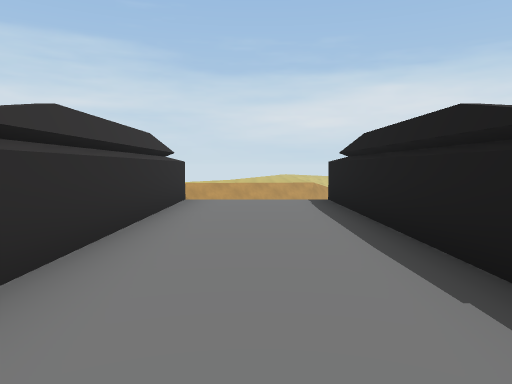
View 1 (above)

13 first-person views from a walk through a scene from a Unity 3-D project. The camera is 1.4 m above the floor, tilts 4° down and sees 70° across. The floor is counted in squares, 2 m on a side. Each view is taken from the middle of a square. On the plan, view 1 faces up. The plan holds only what a view shows up to about 11 squares ahead; the rest is blank. The place goes on beyond the plan. The player is left out. Some animated figures are left out. Some surface patterns are stand-ins.

View 2
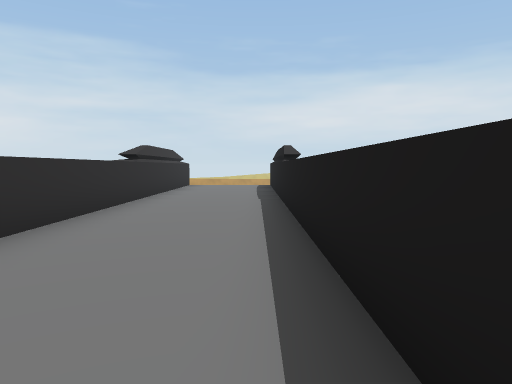

View 3
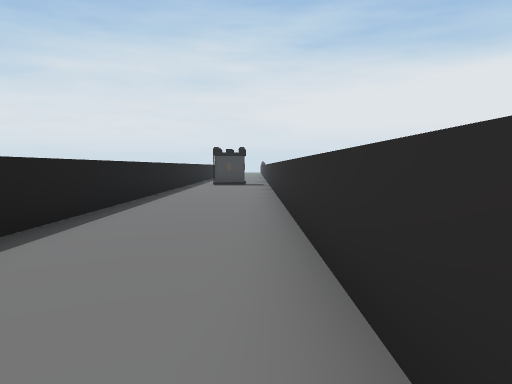

View 4
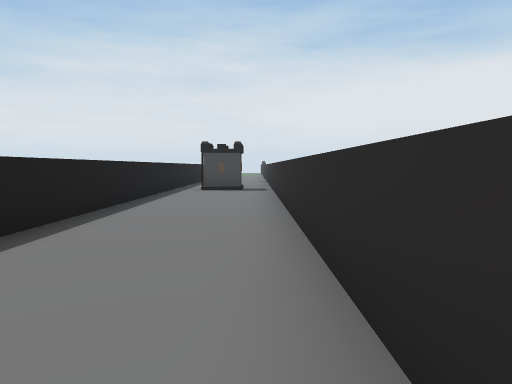

View 5
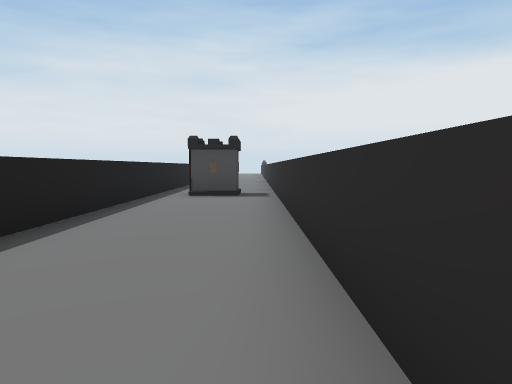

View 6
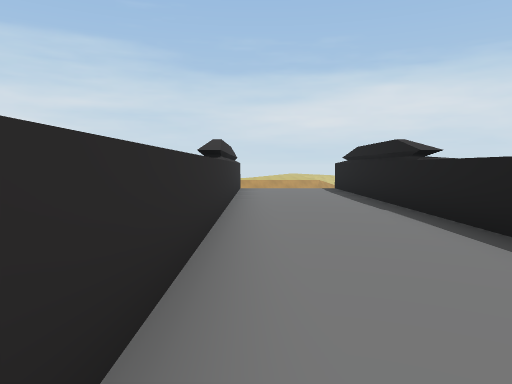

View 7
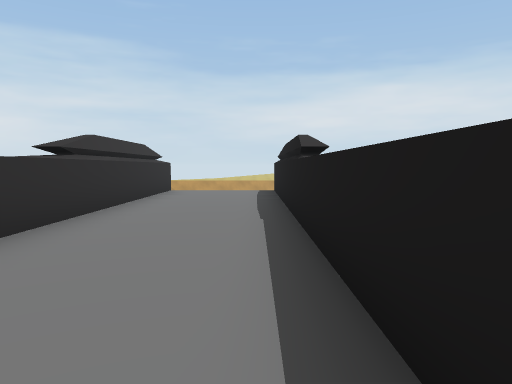

View 8
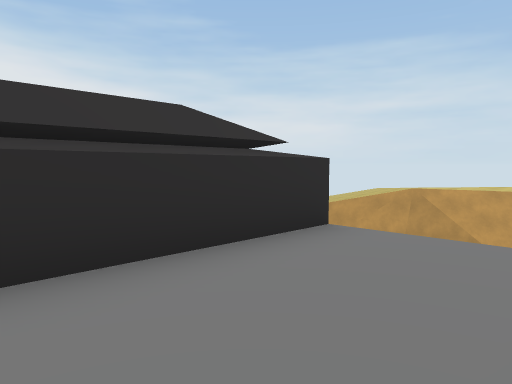

View 9
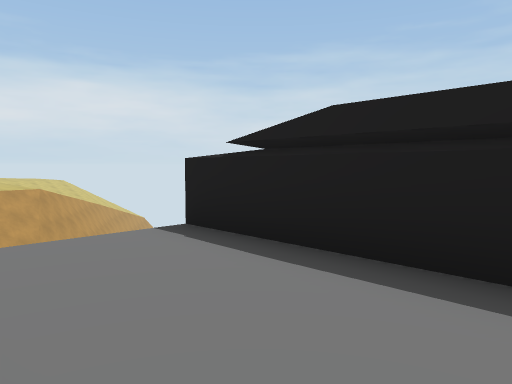

View 10
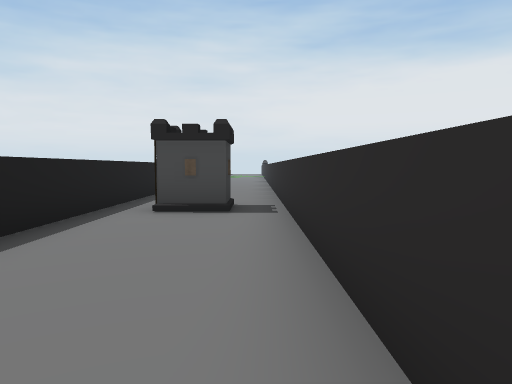

View 11
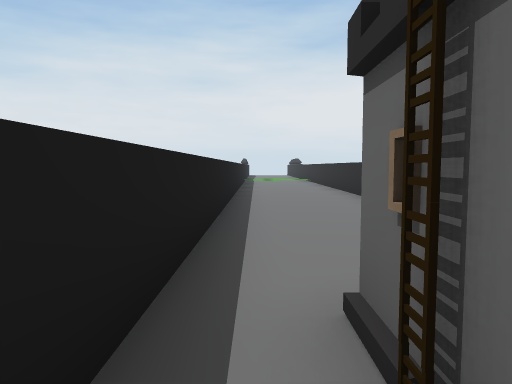

View 12
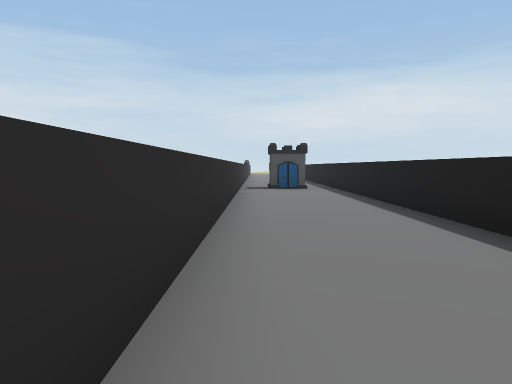

View 13
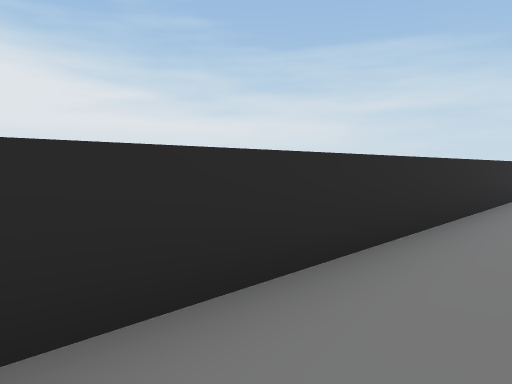

### Floor plan
Key: @ floor where view 1 was taken; # wall or solid block; x gap in a wall; . floor; v drop or lower ground; L ladder.
Columns run from 2 left of view 1 to 2 right of it. Each row starts with its distance up from view 1.
  8 vvvvv
  7 #...#
  6 #...#
  5 #...#
  4 #...#
  3 #...#
  2 #...#
  1 #...#
  0 #.@.#
 -1 #...#
 -2 #...#
 -3 #...#
 -4 #...#
 -5 #...#
 -6 #...#
 -7 #...#
 -8 #...#
 -9 #...#
-10 #...#
-11 #...#
-12 #...#
-13 #...#
-14 #x#L#
-15 #...#
-16 #...#
-17 #...#
-18 #...#
-19 #...#
-20 #...#
-21 #...#
-22 #...#
-23 #...#
-24 #...#
-25 #..
-26 #..

Positions as (right, up) in squares from view 1, and headings:
1: (0, 0), facing up
2: (1, -6), facing up
3: (-1, 0), facing down
4: (-1, -3), facing down
5: (-1, -5), facing down
6: (-1, -4), facing up
7: (1, -3), facing up
8: (1, 4), facing up-left
9: (-1, 4), facing up-right
10: (-1, -8), facing down
11: (1, -13), facing down
12: (-1, -26), facing up
13: (0, -26), facing up-left
